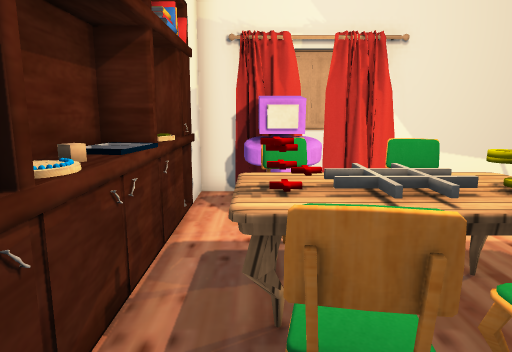
[1] (above)

12 first-person views from a walk through a 3-D level made in the Unity game engine. The camera is 1.3 m above the floor, tilts 10° down and sees 70° across. The floor is counted in squares, 0.5 m on a side. Each view is taken from the middle of a square. On the plan, view 1 faces up. The plan holds only what a view shows up to about 20 squares ahead; the rest is blank. The player character is not drawn. Some surface patterns are stand-ins.

[2]
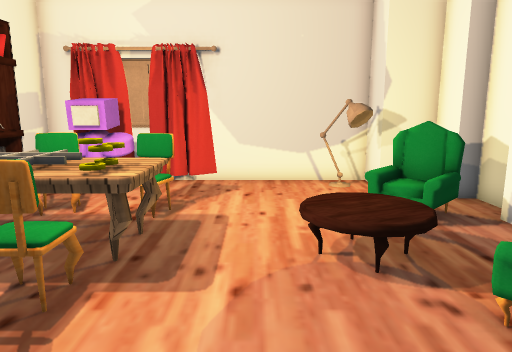

[3]
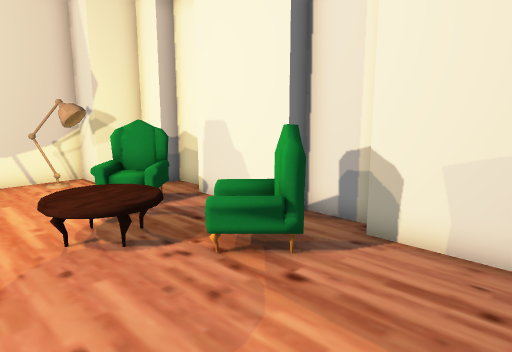

[4]
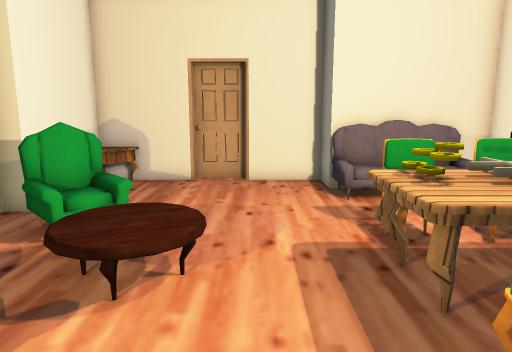

[5]
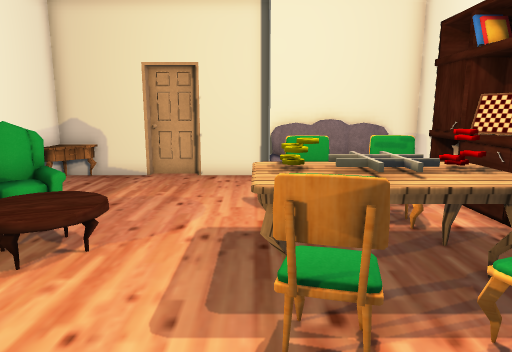

[6]
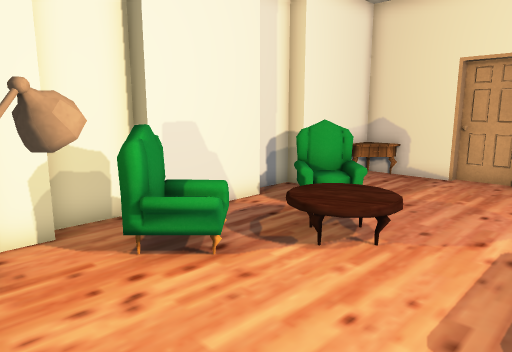

[7]
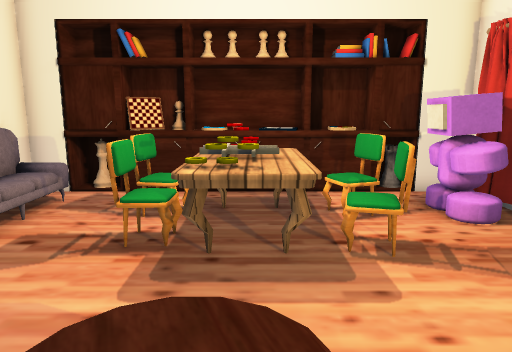

[8]
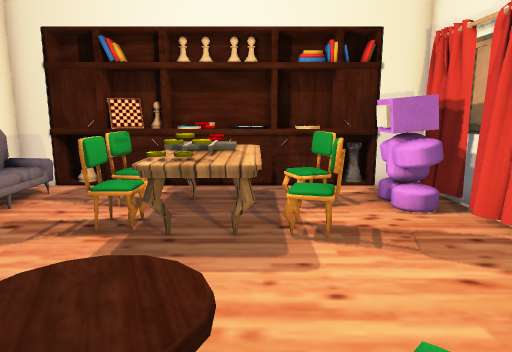

[9]
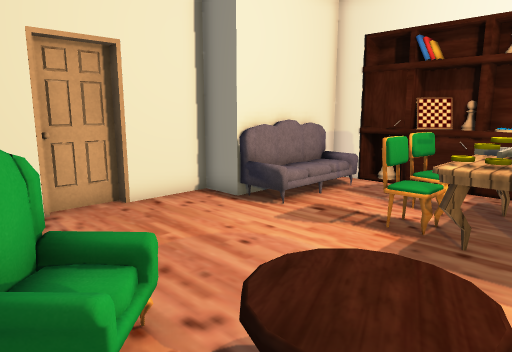

[10]
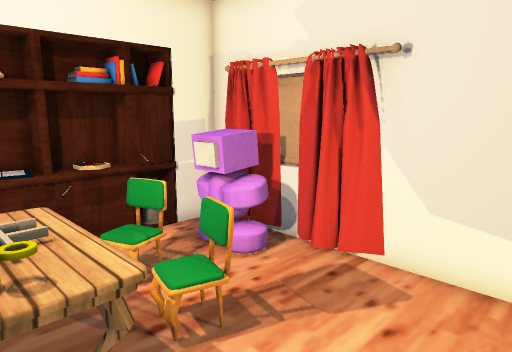

[11]
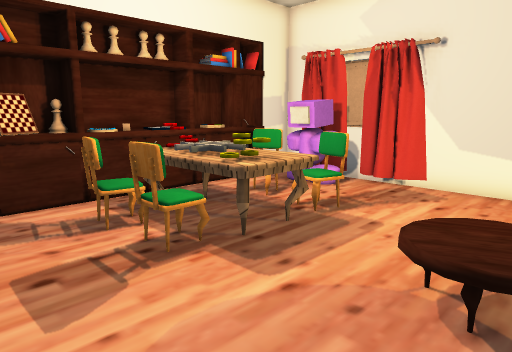

[12]
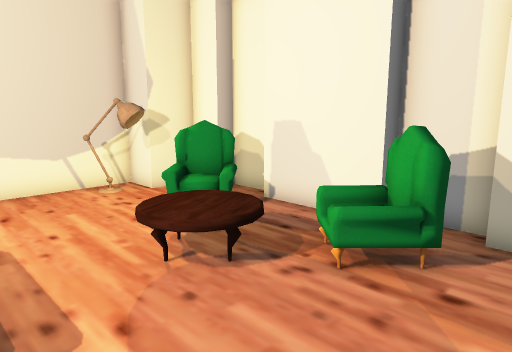

### Floor plan
Key: @ floor where view 1 was taken; # wall or solid block; . main floor; : floor 0.5 m higher than the main floor; / step, stairs or slope; = window, fence, low wall or low ledge; C curtain; E desk; L lamp; A armchair; S sofa; B cabinet; O other object.
Columns run from 3 left of view 1 to 13 right of it. Each row starts with its distance up from view 1.
 12  #############
 11  #.CCC.....L.##
 10 ##.OOO......LL##
  9 ##..O.......L..##
  8 #=.==.=......AA.#
  7 #=..O.O.....OAA##
  6 #=.EEEEE.....O.#
  5 #=.EEEEE..///..#
  4 #=.EEEEE../:/..#
  3 ##..###......O.#
  2 ##.===#.....OAA#
  1  #...........A.#
  0  #.@...........#
 -1  #=OOOO........#
 -2  #SSSSS .......#
 -3       # ......B#
 -4       ##########

Where each view was taken, in squares from view 1:
view 1: 0 up, 0 right, facing up
view 2: 2 down, 6 right, facing up
view 3: 3 down, 5 right, facing up-right
view 4: 10 up, 6 right, facing down
view 5: 11 up, 4 right, facing down
view 6: 11 up, 4 right, facing down-right
view 7: 5 up, 10 right, facing left
view 8: 6 up, 11 right, facing left
view 9: 6 up, 11 right, facing down-left
view 10: 4 up, 8 right, facing up-left
view 11: 1 down, 9 right, facing up-left
view 12: 1 down, 4 right, facing up-right
